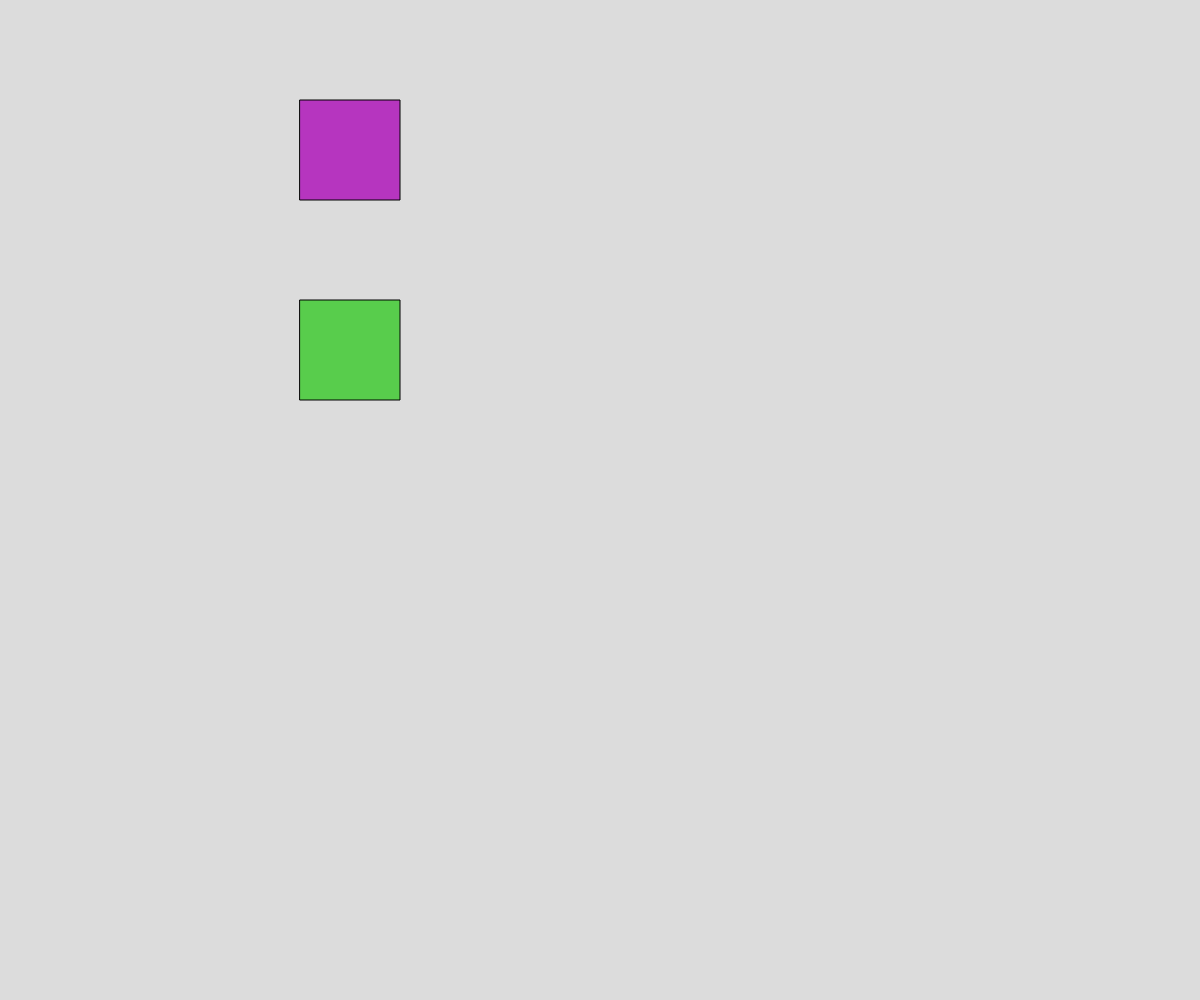
Frame 1 (no input)
Frame 60 (no input): identical to frame 1, image omitted
Frame 120 (the mouse pressed at the canvas centre since frame 60): identical to frame 1, image omitted

The p5.js sketch that drew this single still picture (run headless with seeded random() and noise() and a simulated clock; from frame 60 on, the mouse is pressed at the canvas centre):

// p5.js sketch
// ── sketch.js
// Project Title
// Your Name
// Date
//
// Extra for Experts:
// - describe what you did to take this project "above and beyond"

let state = "start";
let b1,b2;

class Button {
  constructor(x,y,tempW,tempH,newState) {
    this.x = x;
    this.y = y;
    this.width = tempW;
    this.height = tempH;
    this.color = color(random(255),random(255),random(255));
    this.change = newState;
    this.hoverColor = "gray";
  }
  display() {
    if (this.isInside(mouseX,mouseY)) {
      fill(this.hoverColor);
    }
    else {
      fill(this.color);
    }
    rect(this.x,this.y,this.width,this.height);
  }
  changeState() {
    state = this.change;
  }
  isInside(x,y) {
    return x>=this.x && x<=this.x+this.width && y >= this.y && y <=this.y +this.height;
  }
}

let buttons = [];

function setup() {
  createCanvas(windowWidth, windowHeight);
  b1 = new Button(300,100,100,100,"b1");
  b2 = new Button(300,300,100,100,"b2");
  buttons.push(b2);
  buttons.push(b1);
}

function draw() {
  if (state === "start") {
    background(220);
  }
  else if (state ==="b1") {
    background(0);
  }
  else if (state === "b2") {
    background(220);
  }
  for (let i = 0;i<=buttons.length-1;i++) { 
    buttons[i].display();
  }
}

function mousePressed() {
  for (let i = 0;i<=buttons.length-1;i++) {
    if (buttons[i].isInside(mouseX,mouseY)) {
      buttons[i].changeState();
    }
  }
}
